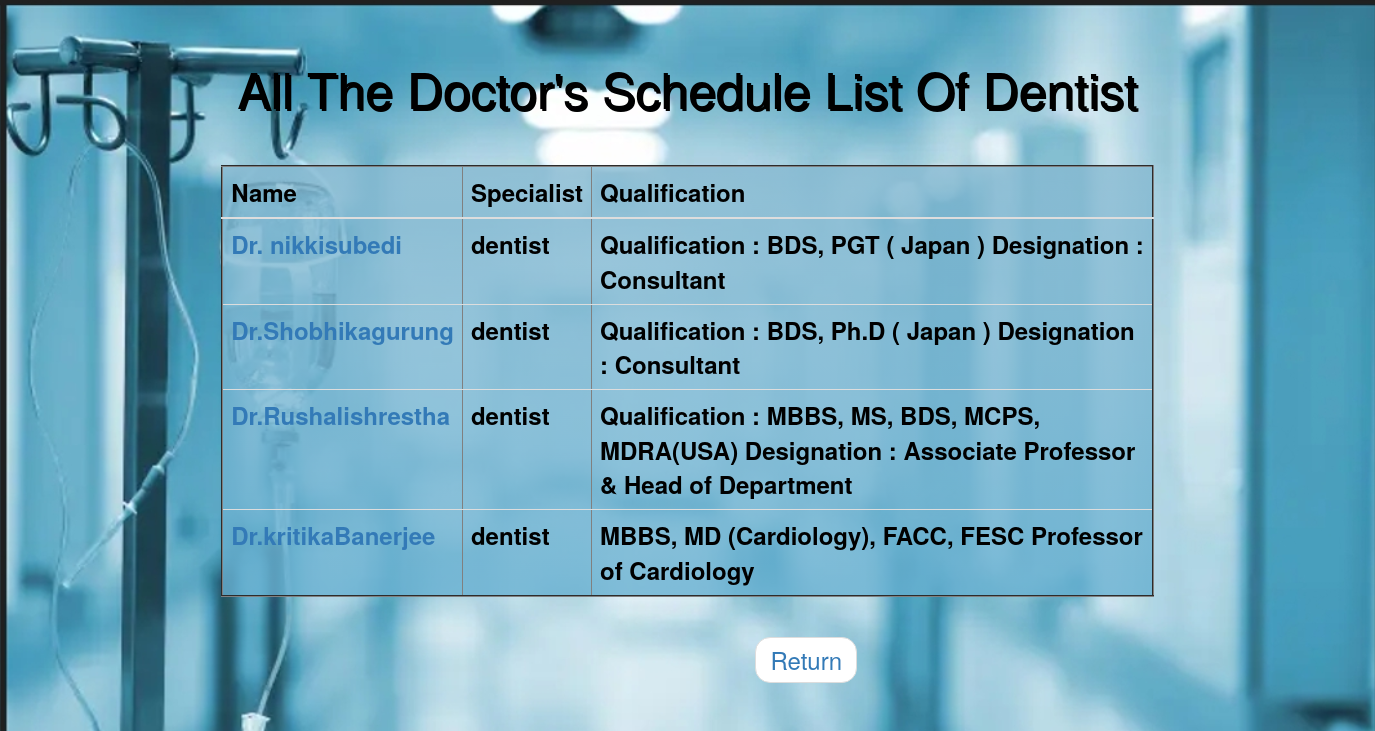
The app's page /doclist/dentist.php with its own data.
### tables this page shows
CREATE TABLE `doctor` (
  `id` int(100) NOT NULL,
  `f_name` varchar(500) NOT NULL,
  `l_name` varchar(500) NOT NULL,
  `email` varchar(500) NOT NULL,
  `contact` varchar(500) NOT NULL,
  `specialist` varchar(500) NOT NULL,
  `qualification` varchar(500) NOT NULL,
  `DOB` date NOT NULL,
  `gender` varchar(500) NOT NULL,
  `bmdc_reg_num` int(11) NOT NULL,
  `address` text NOT NULL,
  `pswd` varchar(500) NOT NULL,
  `date` date NOT NULL,
  `permission` varchar(500) NOT NULL
);

### doclist/dentist.php (the view, shortened to what this page needs)
<!DOCTYPE html >
<html >
<head>
  <link rel="stylesheet" href="https://maxcdn.bootstrapcdn.com/bootstrap/3.3.7/css/bootstrap.min.css">
</head>
<body class="container-fluid">
<h1 class="text-monocase text-capitalize text-center text-dark">All The Doctor's Schedule List Of Dentist</h1>
<table border="2"
class="table table-hover table-light">
  <thead>
    <tr>
      <th scope="col" >Name</th>
      <th scope="col" >Specialist</th>
      <th scope="col">Qualification</th>
    </tr>
  </thead>
<?php
include("registration.php");
?><br/>
<?php
$query ="SELECT *
              FROM doctor inner join schedule on schedule.d_id=doctor.id  where permission='approved' AND specialist like'd%' OR permission='Added' AND specialist like'd%' ";
    $run = mysqli_query($conn, $query);
    while($row = mysqli_fetch_array($run))
    {
       echo  "<h3><tr><th><a href='detail.php?s_id={$row['s_id']}'>{$row['f_name']}{$row['l_name']}</a></h3>";
        echo "<h3><th>". $row['specialist'] ." </th></h3>" ;
        echo "<h3><th>". $row['qualification'] ." </th></tr></h3>";
    }
  ?></table>
<div class="container ">
<ul class="pager font-weight-bold text-monospace">
  <li class="return "><a href="../Our_doctors.php">Return </a></li>
</ul></div>
</body>
</html>

### doclist/dentist.php (style rules this page uses)
h1 { font-size:50px; text-align:center; padding-top:20px; color:black; font-style:inherit; text-shadow: 2px 2px black; }
li { font-size:24px; }
ul { font-size:28px; color:black }
th { color:black; font-size: 24px; }
body { margin:0; padding:0; width:100%; height:100vh; background-image:url(patient-bg.png); background-size:cover; }
table { width: 70%; height:8px; border-radius: 6px; background: linear-gradient(rgba(134, 185, 209, 0.8), rgba(103, 176, 209, 0.8)) center center; }
.container-fluid { width: 70%; height:12%; margin-top: 20px; }

### records on screen
doctor: f_name "Dr. nikki", l_name "subedi", specialist "dentist", qualification "Qualification : BDS, PGT ( Japan ) Designation : Consultant"
doctor: f_name "Dr.Shobhika", l_name "gurung", specialist "dentist", qualification "Qualification : BDS, Ph.D ( Japan ) Designation : Consultant"
doctor: f_name "Dr.Rushali", l_name "shrestha", specialist "dentist", qualification "Qualification : MBBS, MS, BDS, MCPS, MDRA(USA) Designation : Associate Professor & Head of Department"
doctor: f_name "Dr.kritika", l_name "Banerjee", specialist "dentist", qualification "MBBS, MD (Cardiology), FACC, FESC Professor of Cardiology"
